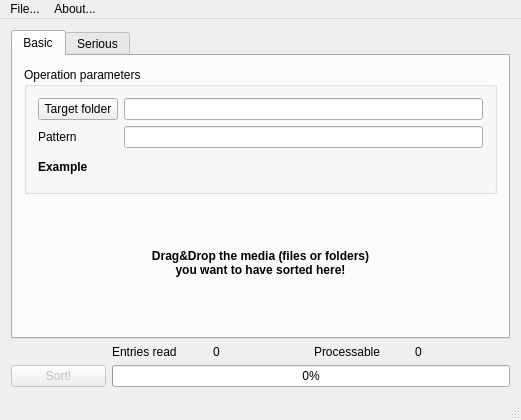
<?xml version="1.0" encoding="UTF-8"?>
<ui version="4.0">
 <class>MainWindow</class>
 <widget class="QMainWindow" name="MainWindow">
  <property name="geometry">
   <rect>
    <x>0</x>
    <y>0</y>
    <width>521</width>
    <height>420</height>
   </rect>
  </property>
  <property name="sizePolicy">
   <sizepolicy hsizetype="Minimum" vsizetype="Minimum">
    <horstretch>0</horstretch>
    <verstretch>0</verstretch>
   </sizepolicy>
  </property>
  <property name="acceptDrops">
   <bool>true</bool>
  </property>
  <property name="windowTitle">
   <string>MainWindow</string>
  </property>
  <widget class="QWidget" name="centralWidget">
   <layout class="QGridLayout" name="gridLayout_2">
    <item row="1" column="2">
     <widget class="QLabel" name="entriesReadDispLabel">
      <property name="text">
       <string>0</string>
      </property>
     </widget>
    </item>
    <item row="2" column="0">
     <widget class="QPushButton" name="beginSortButton">
      <property name="enabled">
       <bool>false</bool>
      </property>
      <property name="text">
       <string>Sort!</string>
      </property>
     </widget>
    </item>
    <item row="1" column="1">
     <widget class="QLabel" name="label_7">
      <property name="text">
       <string>Entries read</string>
      </property>
     </widget>
    </item>
    <item row="1" column="3">
     <widget class="QLabel" name="label_8">
      <property name="text">
       <string>Processable</string>
      </property>
     </widget>
    </item>
    <item row="1" column="4">
     <widget class="QLabel" name="processableDispLabel">
      <property name="text">
       <string>0</string>
      </property>
     </widget>
    </item>
    <item row="0" column="0" colspan="5">
     <widget class="QTabWidget" name="tabWidget">
      <property name="currentIndex">
       <number>0</number>
      </property>
      <widget class="QWidget" name="tab">
       <attribute name="title">
        <string>Basic</string>
       </attribute>
       <layout class="QGridLayout" name="gridLayout_3">
        <item row="0" column="0">
         <widget class="QGroupBox" name="groupBox_2">
          <property name="title">
           <string>Operation parameters</string>
          </property>
          <layout class="QGridLayout" name="gridLayout">
           <item row="0" column="0" colspan="3">
            <widget class="QPushButton" name="sTargetButton">
             <property name="text">
              <string>Target folder</string>
             </property>
            </widget>
           </item>
           <item row="2" column="0" colspan="3">
            <widget class="QLabel" name="label">
             <property name="font">
              <font>
               <weight>75</weight>
               <bold>true</bold>
              </font>
             </property>
             <property name="text">
              <string>Example</string>
             </property>
            </widget>
           </item>
           <item row="1" column="3">
            <widget class="QLineEdit" name="patternEdit"/>
           </item>
           <item row="0" column="3">
            <widget class="QLineEdit" name="targetDispLabel">
             <property name="readOnly">
              <bool>true</bool>
             </property>
            </widget>
           </item>
           <item row="2" column="3">
            <widget class="QLabel" name="parsedPatternDispLabel">
             <property name="text">
              <string notr="true"/>
             </property>
             <property name="textFormat">
              <enum>Qt::PlainText</enum>
             </property>
            </widget>
           </item>
           <item row="1" column="0" colspan="2">
            <widget class="QLabel" name="label_2">
             <property name="text">
              <string>Pattern</string>
             </property>
            </widget>
           </item>
          </layout>
         </widget>
        </item>
        <item row="1" column="0">
         <widget class="QLabel" name="label_6">
          <property name="font">
           <font>
            <weight>75</weight>
            <bold>true</bold>
           </font>
          </property>
          <property name="text">
           <string>Drag&amp;Drop the media (files or folders)
you want to have sorted here!</string>
          </property>
          <property name="alignment">
           <set>Qt::AlignCenter</set>
          </property>
         </widget>
        </item>
       </layout>
      </widget>
      <widget class="QWidget" name="tab_2">
       <attribute name="title">
        <string>Serious</string>
       </attribute>
       <layout class="QGridLayout" name="gridLayout_4">
        <item row="0" column="0" colspan="3">
         <widget class="QTableView" name="tab2_tableView">
          <property name="editTriggers">
           <set>QAbstractItemView::DoubleClicked</set>
          </property>
          <property name="tabKeyNavigation">
           <bool>true</bool>
          </property>
          <property name="showDropIndicator" stdset="0">
           <bool>false</bool>
          </property>
          <property name="dragDropOverwriteMode">
           <bool>false</bool>
          </property>
          <property name="selectionMode">
           <enum>QAbstractItemView::SingleSelection</enum>
          </property>
          <property name="selectionBehavior">
           <enum>QAbstractItemView::SelectRows</enum>
          </property>
          <property name="gridStyle">
           <enum>Qt::DotLine</enum>
          </property>
          <property name="sortingEnabled">
           <bool>true</bool>
          </property>
          <property name="cornerButtonEnabled">
           <bool>false</bool>
          </property>
          <attribute name="horizontalHeaderStretchLastSection">
           <bool>true</bool>
          </attribute>
          <attribute name="verticalHeaderVisible">
           <bool>false</bool>
          </attribute>
         </widget>
        </item>
        <item row="1" column="0">
         <widget class="QPushButton" name="tab2_addButton">
          <property name="text">
           <string>Add...</string>
          </property>
         </widget>
        </item>
        <item row="1" column="1">
         <widget class="QPushButton" name="tab2_delButton">
          <property name="text">
           <string>Remove File</string>
          </property>
         </widget>
        </item>
        <item row="1" column="2">
         <widget class="QPushButton" name="pushButton_3">
          <property name="text">
           <string>PushButton</string>
          </property>
         </widget>
        </item>
       </layout>
      </widget>
     </widget>
    </item>
    <item row="2" column="1" colspan="4">
     <widget class="QProgressBar" name="progressBar">
      <property name="value">
       <number>0</number>
      </property>
      <property name="orientation">
       <enum>Qt::Horizontal</enum>
      </property>
     </widget>
    </item>
   </layout>
  </widget>
  <widget class="QMenuBar" name="menuBar">
   <property name="geometry">
    <rect>
     <x>0</x>
     <y>0</y>
     <width>521</width>
     <height>24</height>
    </rect>
   </property>
   <widget class="QMenu" name="menuFile">
    <property name="title">
     <string>File...</string>
    </property>
    <addaction name="actionAlways_on_top"/>
    <addaction name="actionQuit"/>
   </widget>
   <widget class="QMenu" name="menuAbout">
    <property name="title">
     <string>About...</string>
    </property>
    <addaction name="actionAuthor"/>
    <addaction name="actionAbout_Qt"/>
   </widget>
   <addaction name="menuFile"/>
   <addaction name="menuAbout"/>
  </widget>
  <widget class="QStatusBar" name="statusBar"/>
  <action name="actionQuit">
   <property name="text">
    <string>Quit</string>
   </property>
   <property name="shortcut">
    <string>Ctrl+Q</string>
   </property>
  </action>
  <action name="actionAuthor">
   <property name="text">
    <string>QSongsort</string>
   </property>
  </action>
  <action name="actionAbout_Qt">
   <property name="text">
    <string>About Qt</string>
   </property>
  </action>
  <action name="actionAlways_on_top">
   <property name="checkable">
    <bool>true</bool>
   </property>
   <property name="text">
    <string>Always on top</string>
   </property>
  </action>
 </widget>
 <layoutdefault spacing="6" margin="11"/>
 <resources/>
 <connections/>
</ui>
